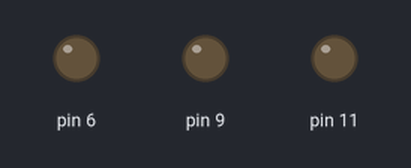
Simulated run of this sketch. Board: Arduino Uno, built with avr-gcc and run on an emulated ATmega328P. On the bench: output pins drawn as LEDs (lit = HIGH).

Above: at 0.05 s.
At 2.05 s:
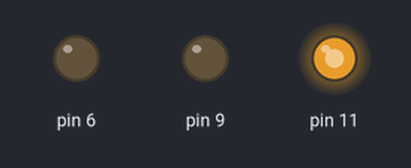
At 3.75 s:
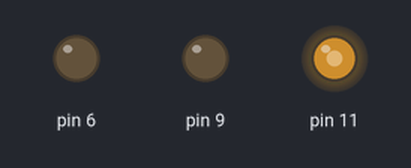
At 7.55 s:
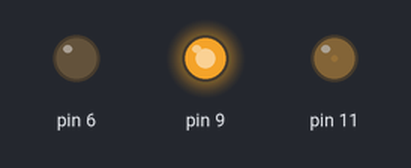
At 11.55 s:
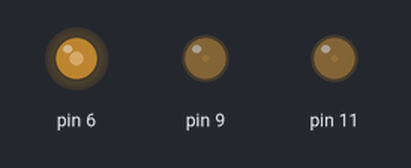
At 15.05 s:
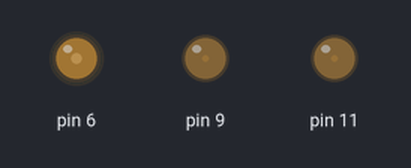
Timing chart, 0 to 20.3 s (numbered marks = the images above):
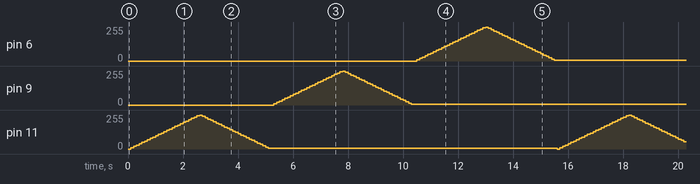

The sketch:

traffic_analog.ino
```cpp
// R, Y, G 순으로 점점 밝아지다가 어두워지는 형태

void setup() {
}
void loop() {
  for (int i=0; i<=255; i=i+10) {
  analogWrite(11, i);
  delay(100);
  }
  for (int i=255; i>=0; i=i-10) {
  analogWrite(11, i);
  delay(100);
  }

  for (int i=0; i<=255; i=i+10) {
  analogWrite(9, i);
  delay(100);
  }
  for (int i=255; i>=0; i=i-10) {
  analogWrite(9, i);
  delay(100);
  }

  for (int i=0; i<=255; i=i+10) {
  analogWrite(6, i);
  delay(100);
  }
  for (int i=255; i>=0; i=i-10) {
  analogWrite(6, i);
  delay(100);
  }
}
```
